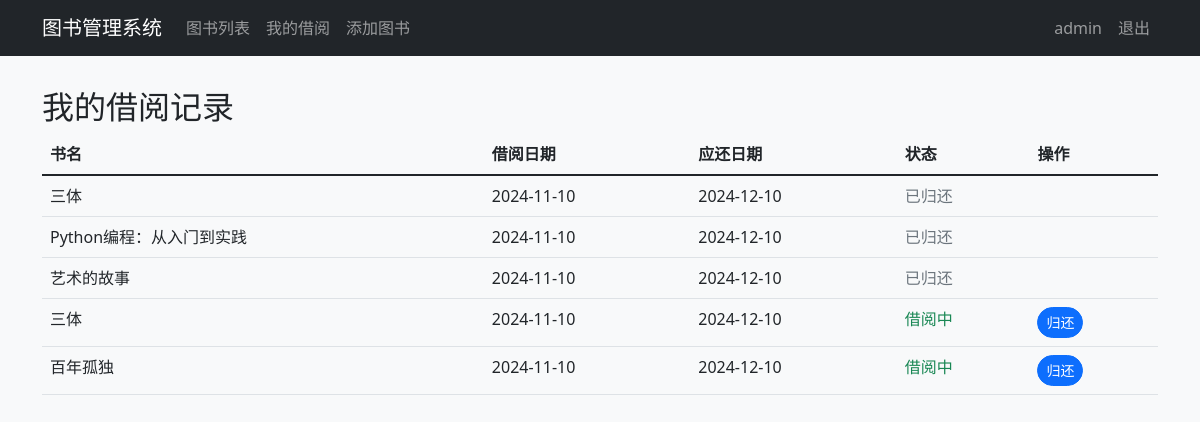
The page /my-loans (signed in) on the database its author committed.
### app/models/user.py (models this page shows, shortened)
class User(UserMixin, db.Model):
    __tablename__ = 'users'
    id = db.Column(db.Integer, primary_key=True)
    username = db.Column(db.String(80), unique=True, nullable=False)
    email = db.Column(db.String(120), unique=True, nullable=False)
    password_hash = db.Column(db.String(128))
    is_admin = db.Column(db.Boolean, default=False)
    loans = db.relationship('Loan', backref='user', lazy=True)

### app/models/loan.py (models this page shows)
class Loan(db.Model):
    __tablename__ = 'loans'
    id = db.Column(db.Integer, primary_key=True)
    user_id = db.Column(db.Integer, db.ForeignKey('users.id'), nullable=False)
    book_id = db.Column(db.Integer, db.ForeignKey('books.id'), nullable=False)
    borrow_date = db.Column(db.DateTime, default=datetime.utcnow)
    due_date = db.Column(db.DateTime, nullable=False)
    return_date = db.Column(db.DateTime)
    status = db.Column(db.String(20), default='borrowed')  # borrowed, returned, overdue

### app/models/book.py (models this page shows)
class Book(db.Model):
    __tablename__ = 'books'
    id = db.Column(db.Integer, primary_key=True)
    isbn = db.Column(db.String(13), unique=True, nullable=False)
    title = db.Column(db.String(200), nullable=False)
    author = db.Column(db.String(100), nullable=False)
    publisher = db.Column(db.String(100))
    publish_date = db.Column(db.Date)
    category = db.Column(db.String(50))
    total_copies = db.Column(db.Integer, default=1)
    available_copies = db.Column(db.Integer, default=1)
    loans = db.relationship('Loan', backref='book', lazy=True)

### app/routes/loan.py (the view)
@bp.route('/my-loans')
@login_required
def my_loans():
    loans = Loan.query.filter_by(user_id=current_user.id).all()
    current_time = datetime.utcnow()  # 添加当前时间
    return render_template('loan/my_loans.html', loans=loans, current_time=current_time)

### app/__init__.py (called while the page is built)
def create_app():
    app = Flask(__name__)
    app.config.from_object(Config)
    db.init_app(app)
    login_manager.init_app(app)
    login_manager.login_view = 'auth.login'
    @app.template_filter('now')
    def now_filter(f):
        return datetime.utcnow()
    @app.template_filter('avg')
    def avg_filter(lst):
        return sum(lst) / len(lst) if lst else 0
    from app.routes import main, auth, book, loan
    app.register_blueprint(main.bp)
    app.register_blueprint(auth.bp)
    app.register_blueprint(book.bp)
    app.register_blueprint(loan.bp)
    @login_manager.user_loader
    def load_user(id):
        from app.models.user import User
        return User.query.get(int(id))
    return app

### app/templates/loan/my_loans.html (shortened to what this page needs)
{% extends "base.html" %}
{% block content %}
<h2>我的借阅记录</h2>
<table class="table">
    <thead>
        <tr>
            <th>书名</th>
            <th>借阅日期</th>
            <th>应还日期</th>
            <th>状态</th>
            <th>操作</th>
        </tr>
    </thead>
    <tbody>
        {% for loan in loans %}
        <tr>
            <td>{{ loan.book.title }}</td>
            <td>{{ loan.borrow_date.strftime('%Y-%m-%d') }}</td>
            <td>{{ loan.due_date.strftime('%Y-%m-%d') }}</td>
            <td>
                {% if loan.status == 'borrowed' %}
                    {% if loan.due_date < current_time %}
                        <span class="text-danger">已逾期</span>
                    {% else %}
                        <span class="text-success">借阅中</span>
                    {% endif %}
                {% else %}
                    <span class="text-secondary">已归还</span>
                {% endif %}
            </td>
            <td>
                {% if loan.status == 'borrowed' %}
                    <a href="{{ url_for('loan.return_book', book_id=loan.book.id) }}"
                       class="btn btn-primary btn-sm">归还</a>
                {% endif %}
            </td>
        </tr>
        {% endfor %}
    </tbody>
</table>
{% endblock %}

### app/templates/base.html (shortened to what this page needs)
<!DOCTYPE html>
<html lang="zh">
<head>
    <link rel="stylesheet" href="https://cdn.jsdelivr.net/npm/bootstrap@5.1.3/dist/css/bootstrap.min.css">
    <link rel="stylesheet" href="{{ url_for('static', filename='css/style.css') }}">
</head>
<body>
    <nav class="navbar navbar-expand-lg navbar-dark bg-dark">
        <div class="container">
            <a class="navbar-brand" href="{{ url_for('main.index') }}">图书管理系统</a>
            <div class="collapse navbar-collapse" id="navbarNav">
                <ul class="navbar-nav me-auto">
                    <li class="nav-item">
                        <a class="nav-link" href="{{ url_for('book.book_list') }}">图书列表</a>
                    </li>
                    {% if current_user.is_authenticated %}
                        <li class="nav-item">
                            <a class="nav-link" href="{{ url_for('loan.my_loans') }}">我的借阅</a>
                        </li>
                        {% if current_user.is_admin %}
                            <li class="nav-item">
                                <a class="nav-link" href="{{ url_for('book.book_add') }}">添加图书</a>
                            </li>
                        {% endif %}
                    {% endif %}
                </ul>
                <ul class="navbar-nav">
                    {% if current_user.is_authenticated %}
                        <li class="nav-item">
                            <span class="nav-link">{{ current_user.username }}</span>
                        </li>
                        <li class="nav-item">
                            <a class="nav-link" href="{{ url_for('auth.logout') }}">退出</a>
                        </li>
                    {% endif %}
                </ul>
            </div>
        </div>
    </nav>
    <div class="container mt-4">
        {% block content %}{% endblock %}
    </div>
</body>
</html>

### app/static/css/style.css (style rules this page uses)
body { background-color: #f8f9fa; }
.navbar { margin-bottom: 2rem; }
.btn { border-radius: 20px; }

### rows shown on the page
User: username "admin"
Loan: book "三体", borrow_date "2024-11-10", due_date "2024-12-10", status "已归还"
Loan: book "Python编程：从入门到实践", borrow_date "2024-11-10", due_date "2024-12-10", status "已归还"
Loan: book "艺术的故事", borrow_date "2024-11-10", due_date "2024-12-10", status "已归还"
Loan: book "三体", borrow_date "2024-11-10", due_date "2024-12-10", status "借阅中"
Loan: book "百年孤独", borrow_date "2024-11-10", due_date "2024-12-10", status "借阅中"
